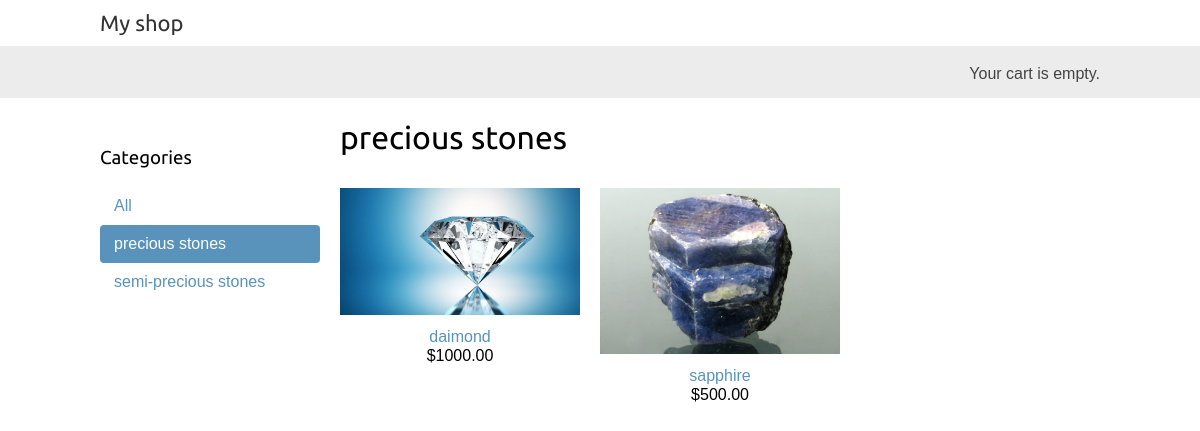
The app's page /en/precious-stones/ with its own data.
### shop/models.py (models this page shows, shortened)
class Category(models.Model):
    name = models.CharField(max_length=200)
    slug = models.SlugField(max_length=200,
                            unique=True)
    class Meta:
        ordering = ['name']
        indexes = [
            models.Index(fields=['name']),
        ]
        verbose_name = 'category'
        verbose_name_plural = 'categories'
    def get_absolute_url(self):
        return reverse('shop:product_list_by_category',
                       args=[self.slug])

class Product(models.Model):
    category = models.ForeignKey(Category,
                                 related_name='products',
                                 on_delete=models.CASCADE)
    name = models.CharField(max_length=200)
    slug = models.SlugField(max_length=200)
    image = models.ImageField(upload_to='products/%Y/%m/%d',
                              blank=True)
    description = models.TextField(blank=True)
    price = models.DecimalField(max_digits=10,
                                decimal_places=2)
    available = models.BooleanField(default=True)
    created = models.DateTimeField(auto_now_add=True)
    updated = models.DateTimeField(auto_now=True)
    class Meta:
        ordering = ['name']
        indexes = [
            models.Index(fields=['id', 'slug']),
            models.Index(fields=['name']),
            models.Index(fields=['-created']),
        ]
    def get_absolute_url(self):
        return reverse('shop:product_detail',
                       args=[self.id, self.slug])

### shop/views.py (the view)
# urls.py: path('', views.product_list, name='product_list'),
def product_list(request, category_slug=None):
    category = None
    categories = Category.objects.all()
    products = Product.objects.filter(available=True)
    if category_slug:
        category = get_object_or_404(Category, slug=category_slug)
        products = Product.objects.filter(category=category)
    return render(request,
                  'shop/product/list.html',
                  {'category': category,
                   'categories': categories,
                   'products': products})

### cart/cart.py (called while the page is built)
    def __len__(self):
        return sum(item['quantity'] for item in self.cart.values())

### cart/context_processors.py (called while the page is built)
def cart(request):
    return {'cart': Cart(request)}

### shop/templates/shop/product/list.html (shortened to what this page needs)
{% extends "shop/base.html" %}
{% load i18n %}
{% load static %}
{% block content %}
    <div id="sidebar">
        <h3>{% trans "Categories" %}</h3>
        <ul>
            <li {% if not category %}class="selected"{% endif %}>
                <a href="{% url "shop:product_list" %}">{% trans "All" %}</a>
            </li>
            {% for c in categories %}
                <li {% if category.slug == c.slug %}class="selected"{% endif %}>
                    <a href="{{ c.get_absolute_url }}">{{ c.name }}</a>
                </li>
            {% endfor %}
        </ul>
    </div>
    <div id="main" class="product-list">
        <h1>{% if category %}{{ category.name }}{% else %}
            {% trans "Products" %}{% endif %}</h1>
        {% for product in products %}
            <div class="item">
                <a href="{{ product.get_absolute_url }}">
                    <img src="
                            {% if product.image %}{{ product.image.url }}{% else %}{% static "img/no_image.png" %}{% endif %}">
                </a>
                <a href="{{ product.get_absolute_url }}">{{ product.name }}</a>
                <br>
                ${{ product.price }}
            </div>
        {% endfor %}
    </div>
{% endblock %}

### shop/static/css/base.css (style rules this page uses)
body { margin:0; padding:0; font-family:helvetica, sans-serif; }
h1, h2, h3, h4, h5 , h6 { font-family: 'Ubuntu', sans-serif; font-weight:normal; }
a { text-decoration:none; color:#5993bb; }
#sidebar { width:220px; padding:30px 20px 0 0; float:left; }
#sidebar ul { margin:0; padding:0; }
#sidebar ul li { margin:0; list-style:none; padding:10px 14px; }
#sidebar ul li a { display:block; }
#sidebar ul li.selected { background:#5993bb; border-radius:4px; }
#sidebar ul li.selected a { color:#fff; }
#main { float:left; width: 96%; margin-right:-220px; overflow:hidden; }
.product-list .item { width:25%; padding:10px 20px 10px 0; float:left; text-align:center; line-height:1.2; }
.product-list .item img { width:100%; margin-bottom:8px; }

### records on screen
Category: name "precious stones"
Category: name "semi-precious stones"
Product: image (picture), name "daimond", price "1000.00"
Product: image (picture), name "sapphire", price "500.00"
